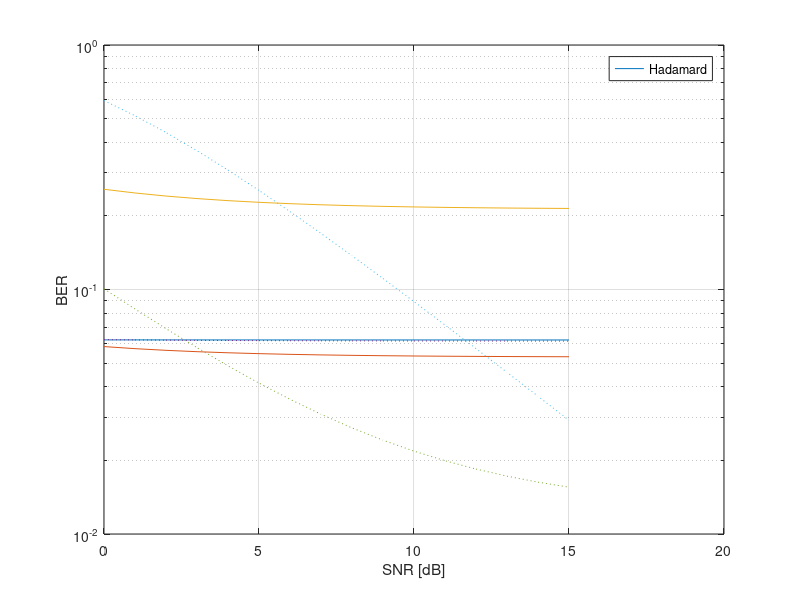

Recreate this plot in MATLAB.
clear all
close all
M=16;
nR=[0.001 0.1 1]';

SNRdB = 0:1:15; % SNR in dB array of values [0, 1, 2, ..., 20]
SNR = 10 .^ (SNRdB / 10); % Convert SNR from dB to linear scale
for m=1:3
n_H=nR(m)./SNR; % rumore Hadamard

AUTO(m)=nR(m)*(2*M.^2+1)./(3*M);
n_F(m,:)=nR(m)./(SNR.*M); % rumore Fourier

   for k=1:M-1
CROSS(m,k)=nR(m)/(M.*(sin(pi*k./M)).^2);
   end

% Hadamard (Green Machine) theoretical BER calculation
BER_H(m,:)=exp(- (M * nR(m) + n_H));

for k=1:M-1
     BER_H(m,:)=BER_H(m,:)+(1 - exp(-n_H));
end
 BER_H(m,:)=BER_H(m,:)./M;

 % Fourier Machine theoretical BER calculation
BER_F(m,:)=exp(- (AUTO(m) + n_F(m,:)));
for k=1:M-1
     BER_F(m,:)=BER_F(m,:)+(1 - exp(-CROSS(m,k)-n_F(m,:)));
end
 BER_F(m,:)=BER_F(m,:)./M;
end
figure (1)
semilogy(SNRdB,BER_F)
legend('Fourier')
hold on
semilogy(SNRdB,BER_H, ':')
grid on
xlabel('SNR [dB]')
ylabel('BER')
legend('Hadamard')

